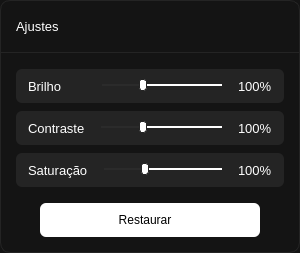
         <widget class="QWidget" name="widget_6" native="true">
          <property name="sizePolicy">
           <sizepolicy hsizetype="Preferred" vsizetype="Fixed">
            <horstretch>0</horstretch>
            <verstretch>0</verstretch>
           </sizepolicy>
          </property>
          <property name="minimumSize">
           <size>
            <width>0</width>
            <height>0</height>
           </size>
          </property>
          <property name="maximumSize">
           <size>
            <width>16777215</width>
            <height>16777215</height>
           </size>
          </property>
          <property name="layoutDirection">
           <enum>Qt::LayoutDirection::LeftToRight</enum>
          </property>
          <property name="autoFillBackground">
           <bool>false</bool>
          </property>
          <property name="styleSheet">
           <string notr="true">QWidget {
    background-color: rgb(20, 20, 20);
    border: 1px solid #242424;
    border-radius: 10px;
}

QLabel {
	border: none;
	color: #FFFFFF;
}
</string>
          </property>
          <layout class="QVBoxLayout" name="verticalLayout_3">
           <property name="spacing">
            <number>0</number>
           </property>
           <property name="leftMargin">
            <number>0</number>
           </property>
           <property name="topMargin">
            <number>16</number>
           </property>
           <property name="rightMargin">
            <number>0</number>
           </property>
           <property name="bottomMargin">
            <number>16</number>
           </property>
           <item>
            <layout class="QHBoxLayout" name="horizontalLayout_4">
             <item>
              <spacer name="horizontalSpacer_3">
               <property name="orientation">
                <enum>Qt::Orientation::Horizontal</enum>
               </property>
               <property name="sizeType">
                <enum>QSizePolicy::Policy::Fixed</enum>
               </property>
               <property name="sizeHint" stdset="0">
                <size>
                 <width>16</width>
                 <height>16</height>
                </size>
               </property>
              </spacer>
             </item>
             <item>
              <widget class="QLabel" name="label">
               <property name="font">
                <font>
                 <pointsize>10</pointsize>
                 <fontweight>DemiBold</fontweight>
                </font>
               </property>
               <property name="text">
                <string>Ajustes</string>
               </property>
              </widget>
             </item>
             <item>
              <spacer name="horizontalSpacer_4">
               <property name="orientation">
                <enum>Qt::Orientation::Horizontal</enum>
               </property>
               <property name="sizeHint" stdset="0">
                <size>
                 <width>40</width>
                 <height>20</height>
                </size>
               </property>
              </spacer>
             </item>
            </layout>
           </item>
           <item>
            <spacer name="verticalSpacer_3">
             <property name="orientation">
              <enum>Qt::Orientation::Vertical</enum>
             </property>
             <property name="sizeType">
              <enum>QSizePolicy::Policy::Fixed</enum>
             </property>
             <property name="sizeHint" stdset="0">
              <size>
               <width>20</width>
               <height>16</height>
              </size>
             </property>
            </spacer>
           </item>
           <item>
            <widget class="Line" name="line_6">
             <property name="maximumSize">
              <size>
               <width>16777215</width>
               <height>1</height>
              </size>
             </property>
             <property name="orientation">
              <enum>Qt::Orientation::Horizontal</enum>
             </property>
            </widget>
           </item>
           <item>
            <spacer name="verticalSpacer">
             <property name="orientation">
              <enum>Qt::Orientation::Vertical</enum>
             </property>
             <property name="sizeType">
              <enum>QSizePolicy::Policy::Fixed</enum>
             </property>
             <property name="sizeHint" stdset="0">
              <size>
               <width>20</width>
               <height>16</height>
              </size>
             </property>
            </spacer>
           </item>
           <item>
            <layout class="QHBoxLayout" name="horizontalLayout_6">
             <item>
              <spacer name="horizontalSpacer_5">
               <property name="orientation">
                <enum>Qt::Orientation::Horizontal</enum>
               </property>
               <property name="sizeType">
                <enum>QSizePolicy::Policy::Fixed</enum>
               </property>
               <property name="sizeHint" stdset="0">
                <size>
                 <width>16</width>
                 <height>16</height>
                </size>
               </property>
              </spacer>
             </item>
             <item>
              <layout class="QVBoxLayout" name="verticalLayout_2">
               <property name="spacing">
                <number>8</number>
               </property>
               <item>
                <widget class="QFrame" name="frame_4">
                 <property name="minimumSize">
                  <size>
                   <width>0</width>
                   <height>34</height>
                  </size>
                 </property>
                 <property name="maximumSize">
                  <size>
                   <width>16777215</width>
                   <height>34</height>
                  </size>
                 </property>
                 <property name="styleSheet">
                  <string notr="true">QFrame{
	background-color: rgb(36, 36, 36);
	border: none;
	border-radius: 6px;
}</string>
                 </property>
                 <property name="frameShape">
                  <enum>QFrame::Shape::StyledPanel</enum>
                 </property>
                 <property name="frameShadow">
                  <enum>QFrame::Shadow::Sunken</enum>
                 </property>
                 <layout class="QGridLayout" name="gridLayout_4">
                  <property name="leftMargin">
                   <number>12</number>
                  </property>
                  <property name="topMargin">
                   <number>8</number>
                  </property>
                  <property name="rightMargin">
                   <number>12</number>
                  </property>
                  <property name="bottomMargin">
                   <number>8</number>
                  </property>
                  <property name="horizontalSpacing">
                   <number>12</number>
                  </property>
                  <property name="verticalSpacing">
                   <number>0</number>
                  </property>
                  <item row="0" column="0">
                   <layout class="QHBoxLayout" name="horizontalLayout_14">
                    <property name="spacing">
                     <number>16</number>
                    </property>
                    <property name="leftMargin">
                     <number>0</number>
                    </property>
                    <property name="topMargin">
                     <number>0</number>
                    </property>
                    <property name="rightMargin">
                     <number>0</number>
                    </property>
                    <property name="bottomMargin">
                     <number>0</number>
                    </property>
                    <item>
                     <widget class="QLabel" name="label_22">
                      <property name="maximumSize">
                       <size>
                        <width>16777215</width>
                        <height>16777215</height>
                       </size>
                      </property>
                      <property name="font">
                       <font>
                        <pointsize>10</pointsize>
                        <bold>false</bold>
                       </font>
                      </property>
                      <property name="text">
                       <string>Brilho</string>
                      </property>
                     </widget>
                    </item>
                    <item>
                     <spacer name="horizontalSpacer_7">
                      <property name="orientation">
                       <enum>Qt::Orientation::Horizontal</enum>
                      </property>
                      <property name="sizeType">
                       <enum>QSizePolicy::Policy::Fixed</enum>
                      </property>
                      <property name="sizeHint" stdset="0">
                       <size>
                        <width>24</width>
                        <height>16777215</height>
                       </size>
                      </property>
                     </spacer>
                    </item>
                    <item>
                     <widget class="QSlider" name="sldBrilho">
                      <property name="maximumSize">
                       <size>
                        <width>16777215</width>
                        <height>16777215</height>
                       </size>
                      </property>
                      <property name="focusPolicy">
                       <enum>Qt::FocusPolicy::ClickFocus</enum>
                      </property>
                      <property name="layoutDirection">
                       <enum>Qt::LayoutDirection::LeftToRight</enum>
                      </property>
                      <property name="styleSheet">
                       <string notr="true">QSlider{
    border: none;
	background-color: rgb(36, 36, 36);
}

QSlider::groove:horizontal {
    height: 2px;
    background: #2b2b2b;
    border-radius: 2px;
}

QSlider::groove:horizontal:hover {
    height: 4px;
}

QSlider::sub-page:horizontal {
	background-color: qlineargradient(
	spread:pad, x1:0, y1:0.559, x2:1, y2:0.536723,
	stop:0 rgba(12, 90, 234, 255),
	stop:1 rgba(61, 125, 245, 255));
	border-radius: 2px;
}

/* A MÁGICA DO HOVER – MUDANÇA DE COR QUANDO PASSA O MOUSE */
QSlider::sub-page:horizontal:hover {
	background-color: qlineargradient(
	spread:pad, x1:0, y1:0.559, x2:1, y2:0.536723,
	stop:0 rgba(12, 90, 234, 255),
	stop:1 rgba(61, 125, 245, 255));
    height: 10px;             /* cresce um pouco */
}

QSlider::add-page:horizontal {
    background: #ffffff;
    border-radius: 2px;
}

QSlider::handle:horizontal {
    background: #ffffff;
    height: 11px;
    width: 6px;
    border-radius: 3px;
    margin: -5px 0;
    border: 1px solid #242424;
    transition: all 120ms ease;
}

QSlider::handle:horizontal:hover {
    width: 8px;        /* Qt aceita mudar */
    border-radius: 4px; /* Qt aceita mudar */
	border: 1px solid #242424;
}

</string>
                      </property>
                      <property name="minimum">
                       <number>0</number>
                      </property>
                      <property name="maximum">
                       <number>300</number>
                      </property>
                      <property name="singleStep">
                       <number>5</number>
                      </property>
                      <property name="pageStep">
                       <number>20</number>
                      </property>
                      <property name="value">
                       <number>100</number>
                      </property>
                      <property name="orientation">
                       <enum>Qt::Orientation::Horizontal</enum>
                      </property>
                      <property name="invertedAppearance">
                       <bool>false</bool>
                      </property>
                      <property name="invertedControls">
                       <bool>true</bool>
                      </property>
                     </widget>
                    </item>
                    <item>
                     <layout class="QHBoxLayout" name="horizontalLayout_15">
                      <property name="spacing">
                       <number>2</number>
                      </property>
                      <item>
                       <widget class="QLabel" name="label_23">
                        <property name="maximumSize">
                         <size>
                          <width>16777215</width>
                          <height>16777215</height>
                         </size>
                        </property>
                        <property name="font">
                         <font>
                          <pointsize>10</pointsize>
                         </font>
                        </property>
                        <property name="text">
                         <string>100%</string>
                        </property>
                       </widget>
                      </item>
                     </layout>
                    </item>
                   </layout>
                  </item>
                 </layout>
                </widget>
               </item>
               <item>
                <widget class="QFrame" name="frame_5">
                 <property name="minimumSize">
                  <size>
                   <width>0</width>
                   <height>34</height>
                  </size>
                 </property>
                 <property name="maximumSize">
                  <size>
                   <width>16777215</width>
                   <height>34</height>
                  </size>
                 </property>
                 <property name="styleSheet">
                  <string notr="true">QFrame{
	background-color: rgb(36, 36, 36);
	border: none;
	border-radius: 6px;
}</string>
                 </property>
                 <property name="frameShape">
                  <enum>QFrame::Shape::StyledPanel</enum>
                 </property>
                 <property name="frameShadow">
                  <enum>QFrame::Shadow::Sunken</enum>
                 </property>
                 <layout class="QGridLayout" name="gridLayout_5">
                  <property name="leftMargin">
                   <number>12</number>
                  </property>
                  <property name="topMargin">
                   <number>8</number>
                  </property>
                  <property name="rightMargin">
                   <number>12</number>
                  </property>
                  <property name="bottomMargin">
                   <number>8</number>
                  </property>
                  <property name="horizontalSpacing">
                   <number>12</number>
                  </property>
                  <property name="verticalSpacing">
                   <number>0</number>
                  </property>
                  <item row="0" column="0">
                   <layout class="QHBoxLayout" name="horizontalLayout_16">
                    <property name="spacing">
                     <number>16</number>
                    </property>
                    <property name="leftMargin">
                     <number>0</number>
                    </property>
                    <property name="topMargin">
                     <number>0</number>
                    </property>
                    <property name="rightMargin">
                     <number>0</number>
                    </property>
                    <property name="bottomMargin">
                     <number>0</number>
                    </property>
                    <item>
                     <widget class="QLabel" name="label_24">
                      <property name="maximumSize">
                       <size>
                        <width>16777215</width>
                        <height>16777215</height>
                       </size>
                      </property>
                      <property name="font">
                       <font>
                        <pointsize>10</pointsize>
                        <bold>false</bold>
                       </font>
                      </property>
                      <property name="text">
                       <string>Contraste</string>
                      </property>
                     </widget>
                    </item>
                    <item>
                     <widget class="QSlider" name="sldContraste">
                      <property name="maximumSize">
                       <size>
                        <width>16777215</width>
                        <height>16777215</height>
                       </size>
                      </property>
                      <property name="focusPolicy">
                       <enum>Qt::FocusPolicy::ClickFocus</enum>
                      </property>
                      <property name="layoutDirection">
                       <enum>Qt::LayoutDirection::LeftToRight</enum>
                      </property>
                      <property name="styleSheet">
                       <string notr="true">QSlider{
    border: none;
	background-color: rgb(36, 36, 36);
}

QSlider::groove:horizontal {
    height: 2px;
    background: #2b2b2b;
    border-radius: 2px;
}

QSlider::groove:horizontal:hover {
    height: 4px;
}

QSlider::sub-page:horizontal {
	background-color: qlineargradient(
	spread:pad, x1:0, y1:0.559, x2:1, y2:0.536723,
	stop:0 rgba(12, 90, 234, 255),
	stop:1 rgba(61, 125, 245, 255));
	border-radius: 2px;
}

/* A MÁGICA DO HOVER – MUDANÇA DE COR QUANDO PASSA O MOUSE */
QSlider::sub-page:horizontal:hover {
	background-color: qlineargradient(
	spread:pad, x1:0, y1:0.559, x2:1, y2:0.536723,
	stop:0 rgba(12, 90, 234, 255),
	stop:1 rgba(61, 125, 245, 255));
    height: 10px;             /* cresce um pouco */
}

QSlider::add-page:horizontal {
    background: #ffffff;
    border-radius: 2px;
}

QSlider::handle:horizontal {
    background: #ffffff;
    height: 11px;
    width: 6px;
    border-radius: 3px;
    margin: -5px 0;
    border: 1px solid #242424;
    transition: all 120ms ease;
}

QSlider::handle:horizontal:hover {
    width: 8px;        /* Qt aceita mudar */
    border-radius: 4px; /* Qt aceita mudar */
	border: 1px solid #242424;
}

</string>
                      </property>
                      <property name="minimum">
                       <number>0</number>
                      </property>
                      <property name="maximum">
                       <number>300</number>
                      </property>
                      <property name="singleStep">
                       <number>5</number>
                      </property>
                      <property name="pageStep">
                       <number>20</number>
                      </property>
                      <property name="value">
                       <number>100</number>
                      </property>
                      <property name="orientation">
                       <enum>Qt::Orientation::Horizontal</enum>
                      </property>
                      <property name="invertedAppearance">
                       <bool>false</bool>
                      </property>
                      <property name="invertedControls">
                       <bool>true</bool>
                      </property>
                     </widget>
                    </item>
                    <item>
                     <layout class="QHBoxLayout" name="horizontalLayout_17">
                      <property name="spacing">
                       <number>2</number>
                      </property>
                      <item>
                       <widget class="QLabel" name="label_25">
                        <property name="maximumSize">
                         <size>
                          <width>16777215</width>
                          <height>16777215</height>
                         </size>
                        </property>
                        <property name="font">
                         <font>
                          <pointsize>10</pointsize>
                         </font>
                        </property>
                        <property name="text">
                         <string>100%</string>
                        </property>
                       </widget>
                      </item>
                     </layout>
                    </item>
                   </layout>
                  </item>
                 </layout>
                </widget>
               </item>
               <item>
                <widget class="QFrame" name="frame_6">
                 <property name="minimumSize">
                  <size>
                   <width>0</width>
                   <height>34</height>
                  </size>
                 </property>
                 <property name="maximumSize">
                  <size>
                   <width>16777215</width>
                   <height>34</height>
                  </size>
                 </property>
                 <property name="styleSheet">
                  <string notr="true">QFrame{
	background-color: rgb(36, 36, 36);
	border: none;
	border-radius: 6px;
}</string>
                 </property>
                 <property name="frameShape">
                  <enum>QFrame::Shape::StyledPanel</enum>
                 </property>
                 <property name="frameShadow">
                  <enum>QFrame::Shadow::Sunken</enum>
                 </property>
                 <layout class="QGridLayout" name="gridLayout_6">
                  <property name="leftMargin">
                   <number>12</number>
                  </property>
                  <property name="topMargin">
                   <number>8</number>
                  </property>
                  <property name="rightMargin">
                   <number>12</number>
                  </property>
                  <property name="bottomMargin">
                   <number>8</number>
                  </property>
                  <property name="horizontalSpacing">
                   <number>12</number>
                  </property>
                  <property name="verticalSpacing">
                   <number>0</number>
                  </property>
                  <item row="0" column="0">
                   <layout class="QHBoxLayout" name="horizontalLayout_18">
                    <property name="spacing">
                     <number>16</number>
                    </property>
                    <property name="leftMargin">
                     <number>0</number>
                    </property>
                    <property name="topMargin">
                     <number>0</number>
                    </property>
                    <property name="rightMargin">
                     <number>0</number>
                    </property>
                    <property name="bottomMargin">
                     <number>0</number>
                    </property>
                    <item>
                     <widget class="QLabel" name="label_26">
                      <property name="maximumSize">
                       <size>
                        <width>16777215</width>
                        <height>16777215</height>
                       </size>
                      </property>
                      <property name="font">
                       <font>
                        <pointsize>10</pointsize>
                        <bold>false</bold>
                       </font>
                      </property>
                      <property name="text">
                       <string>Saturação</string>
                      </property>
                     </widget>
                    </item>
                    <item>
                     <widget class="QSlider" name="sldSaturacao">
                      <property name="maximumSize">
                       <size>
                        <width>16777215</width>
                        <height>16777215</height>
                       </size>
                      </property>
                      <property name="focusPolicy">
                       <enum>Qt::FocusPolicy::ClickFocus</enum>
                      </property>
                      <property name="layoutDirection">
                       <enum>Qt::LayoutDirection::LeftToRight</enum>
                      </property>
                      <property name="styleSheet">
                       <string notr="true">QSlider{
    border: none;
	background-color: rgb(36, 36, 36);
}

QSlider::groove:horizontal {
    height: 2px;
    background: #2b2b2b;
    border-radius: 2px;
}

QSlider::groove:horizontal:hover {
    height: 4px;
}

QSlider::sub-page:horizontal {
	background-color: qlineargradient(
	spread:pad, x1:0, y1:0.559, x2:1, y2:0.536723,
	stop:0 rgba(12, 90, 234, 255),
	stop:1 rgba(61, 125, 245, 255));
	border-radius: 2px;
}

/* A MÁGICA DO HOVER – MUDANÇA DE COR QUANDO PASSA O MOUSE */
QSlider::sub-page:horizontal:hover {
	background-color: qlineargradient(
	spread:pad, x1:0, y1:0.559, x2:1, y2:0.536723,
	stop:0 rgba(12, 90, 234, 255),
	stop:1 rgba(61, 125, 245, 255));
    height: 10px;             /* cresce um pouco */
}

QSlider::add-page:horizontal {
    background: #ffffff;
    border-radius: 2px;
}

QSlider::handle:horizontal {
    background: #ffffff;
    height: 11px;
    width: 6px;
    border-radius: 3px;
    margin: -5px 0;
    border: 1px solid #242424;
    transition: all 120ms ease;
}

QSlider::handle:horizontal:hover {
    width: 8px;        /* Qt aceita mudar */
    border-radius: 4px; /* Qt aceita mudar */
	border: 1px solid #242424;
}

</string>
                      </property>
                      <property name="minimum">
                       <number>0</number>
                      </property>
                      <property name="maximum">
                       <number>300</number>
                      </property>
                      <property name="singleStep">
                       <number>5</number>
                      </property>
                      <property name="pageStep">
                       <number>20</number>
                      </property>
                      <property name="value">
                       <number>100</number>
                      </property>
                      <property name="orientation">
                       <enum>Qt::Orientation::Horizontal</enum>
                      </property>
                      <property name="invertedAppearance">
                       <bool>false</bool>
                      </property>
                      <property name="invertedControls">
                       <bool>true</bool>
                      </property>
                     </widget>
                    </item>
                    <item>
                     <layout class="QHBoxLayout" name="horizontalLayout_19">
                      <property name="spacing">
                       <number>2</number>
                      </property>
                      <item>
                       <widget class="QLabel" name="label_27">
                        <property name="maximumSize">
                         <size>
                          <width>16777215</width>
                          <height>16777215</height>
                         </size>
                        </property>
                        <property name="font">
                         <font>
                          <pointsize>10</pointsize>
                         </font>
                        </property>
                        <property name="text">
                         <string>100%</string>
                        </property>
                       </widget>
                      </item>
                     </layout>
                    </item>
                   </layout>
                  </item>
                 </layout>
                </widget>
               </item>
              </layout>
             </item>
             <item>
              <spacer name="horizontalSpacer_6">
               <property name="orientation">
                <enum>Qt::Orientation::Horizontal</enum>
               </property>
               <property name="sizeType">
                <enum>QSizePolicy::Policy::Fixed</enum>
               </property>
               <property name="sizeHint" stdset="0">
                <size>
                 <width>16</width>
                 <height>16</height>
                </size>
               </property>
              </spacer>
             </item>
            </layout>
           </item>
           <item>
            <spacer name="verticalSpacer_2">
             <property name="orientation">
              <enum>Qt::Orientation::Vertical</enum>
             </property>
             <property name="sizeType">
              <enum>QSizePolicy::Policy::Fixed</enum>
             </property>
             <property name="sizeHint" stdset="0">
              <size>
               <width>20</width>
               <height>16</height>
              </size>
             </property>
            </spacer>
           </item>
           <item>
            <layout class="QHBoxLayout" name="horizontalLayout_3">
             <item>
              <spacer name="horizontalSpacer_10">
               <property name="orientation">
                <enum>Qt::Orientation::Horizontal</enum>
               </property>
               <property name="sizeHint" stdset="0">
                <size>
                 <width>40</width>
                 <height>20</height>
                </size>
               </property>
              </spacer>
             </item>
             <item>
              <widget class="QPushButton" name="btnResetAjustes">
               <property name="sizePolicy">
                <sizepolicy hsizetype="Preferred" vsizetype="Fixed">
                 <horstretch>0</horstretch>
                 <verstretch>0</verstretch>
                </sizepolicy>
               </property>
               <property name="minimumSize">
                <size>
                 <width>220</width>
                 <height>34</height>
                </size>
               </property>
               <property name="maximumSize">
                <size>
                 <width>16777215</width>
                 <height>34</height>
                </size>
               </property>
               <property name="layoutDirection">
                <enum>Qt::LayoutDirection::RightToLeft</enum>
               </property>
               <property name="styleSheet">
                <string notr="true">QPushButton{
	background-color: rgb(255, 255, 255);
	color:rgb(0, 0, 0);
	border: none;
	border-radius: 6px;
}

QPushButton::hover{
	background-color: rgb(28, 28, 28);
	border: 1px solid #242424;
	border-radius: 6px;
}
</string>
               </property>
               <property name="text">
                <string>Restaurar   </string>
               </property>
               <property name="icon">
                <iconset resource="../assets/icons/resource_icons.qrc">
                 <normaloff>:/icons/reset.svg</normaloff>:/icons/reset.svg</iconset>
               </property>
               <property name="shortcut">
                <string/>
               </property>
               <property name="autoRepeat">
                <bool>false</bool>
               </property>
               <property name="autoExclusive">
                <bool>false</bool>
               </property>
               <property name="flat">
                <bool>false</bool>
               </property>
              </widget>
             </item>
             <item>
              <spacer name="horizontalSpacer_11">
               <property name="orientation">
                <enum>Qt::Orientation::Horizontal</enum>
               </property>
               <property name="sizeHint" stdset="0">
                <size>
                 <width>40</width>
                 <height>20</height>
                </size>
               </property>
              </spacer>
             </item>
            </layout>
           </item>
          </layout>
         </widget>
